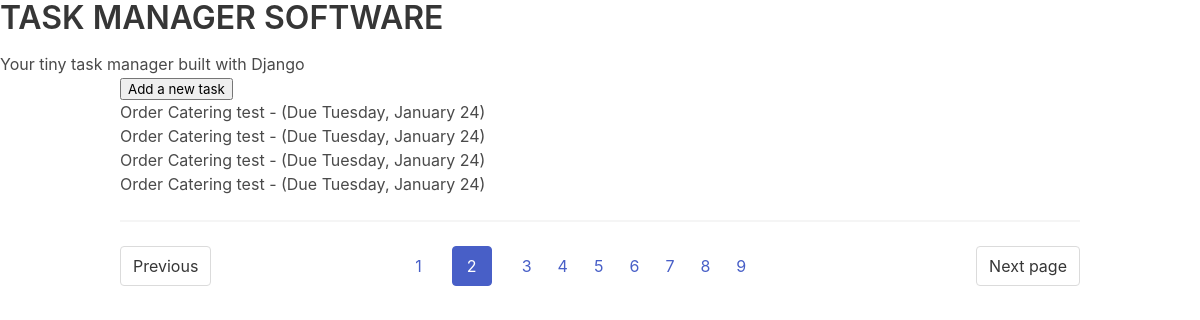
Before: /tasks/2 with the older database file.
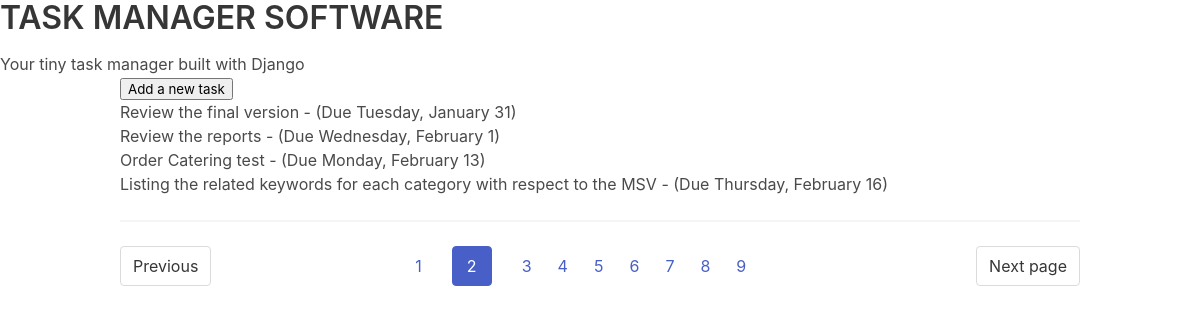
After: the same page with the newer database file.
### task_app/models.py (models this page shows, shortened)
class TaskItem(models.Model):
    title = models.CharField(max_length=100)
    description = models.TextField(null=True, blank=True)
    created_date = models.DateTimeField(auto_now_add=True)
    start_date = models.DateTimeField(default=timezone.now)
    due_date = models.DateTimeField(default=one_week_hence)
    class Meta:
        ordering = ["due_date"]

### task_app/views.py (the view)
# urls.py: path("tasks/<int:page>", views.listing, name="task-by-page"),
def listing(request, page):
    tasks = TaskItem.objects.all().order_by("due_date")
    paginator = Paginator(tasks, per_page=4)
    page_object = paginator.get_page(page)
    page_object.adjusted_elided_pages = paginator.get_elided_page_range(page)
    context = {"page_obj": page_object}
    return render(request, "task_app/index.html", context)

### task_app/templates/task_app/index.html (shortened to what this page needs)
{% extends "base.html" %}
{% block content %}
<p>
    <input
            value="Add a new task"
            type="button"
            onclick="location.href='{% url "task-add" %}'"/>
</p>
<ul>
   {% for task in page_obj %}
    <li >
       <div>
            <div
                    role="button"
                    onclick="location.href=
                        '{% url "item-update" task.id %}'">
                    {{ task.title }} -
                    (Due {{ task.due_date | date:"l, F j" }})
            </div>
        </div>
    </li>
    {% endfor %}
</ul>
<hr>
<nav class="pagination is-centered" role="navigation" aria-label="pagination">
     {% if page_obj.has_previous %}
          <a class="pagination-previous" href="{% url 'task-by-page' 1 %}" >
              Previous
          </a>
    {% endif%}
    {% if page_obj.has_next %}
          <a class="pagination-next" href="{% url 'task-by-page' page_obj.next_page_number %}">
              Next page
          </a>
    {% endif%}
  <ul class="pagination-list">
      {% for page_number in page_obj.paginator.page_range %}
        <li>
            <a
            href="{% url 'task-by-page' page_number %}"
            class="{% if page_number == page_obj.number %}pagination-link is-current{% endif %}"
            >
                {{page_number}}
            </a>
            <li><span class="pagination-ellipsis">  </span></li>
        </li>
    {% endfor %}
  </ul>
</nav>
{% endblock %}

Changed rows visible on the page:
no longer on this page (row edited): TaskItem: title "Order Catering test", due_date "Tuesday, January 24"
no longer on this page (row edited): TaskItem: title "Order Catering test", due_date "Tuesday, January 24"
no longer on this page (row edited): TaskItem: title "Order Catering test", due_date "Tuesday, January 24"
no longer on this page (row edited): TaskItem: title "Order Catering test", due_date "Tuesday, January 24"
now on this page (row unchanged): TaskItem: title "Review the final version", due_date "Tuesday, January 31"
now on this page (row unchanged): TaskItem: title "Review the reports", due_date "Wednesday, February 1"
now on this page (row edited): TaskItem: title "Order Catering test", due_date "Monday, February 13"
now on this page (row unchanged): TaskItem: title "Listing the related keywords for each category with respect to the MSV", due_date "Thursday, February 16"
